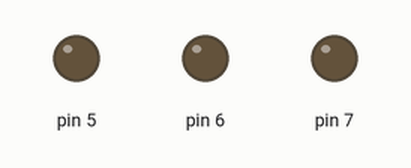
Simulated run of this sketch. Board: Arduino Uno, built with avr-gcc and run on an emulated ATmega328P. Shown: output pins drawn as LEDs (lit = HIGH).

Above: at 0.1 s.
At 9.9 s:
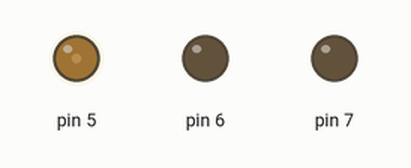
At 19.9 s:
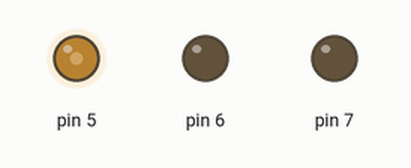
At 39.7 s:
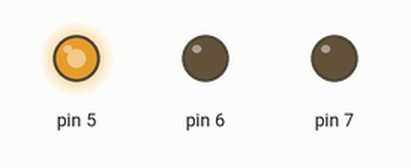
Timing chart, 0 to 40.0 s (numbered marks = the images above):
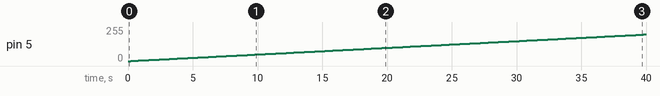

Measured:
- by itself, pin 5: moves from 0/255 to 199/255 over 39.6 s

The sketch:

0.PWM.ino
```cpp
void setup() {
 for(float i=5; i<=7; i++) {
  pinMode(i,OUTPUT);
 }

}

void loop() {
for(float i=0; i<=255; i++){
  analogWrite(5,i);
  delay(200);
}
for(float i=255; i<=0; i--){
  analogWrite(5,i);
  delay(200);
}


}
```
